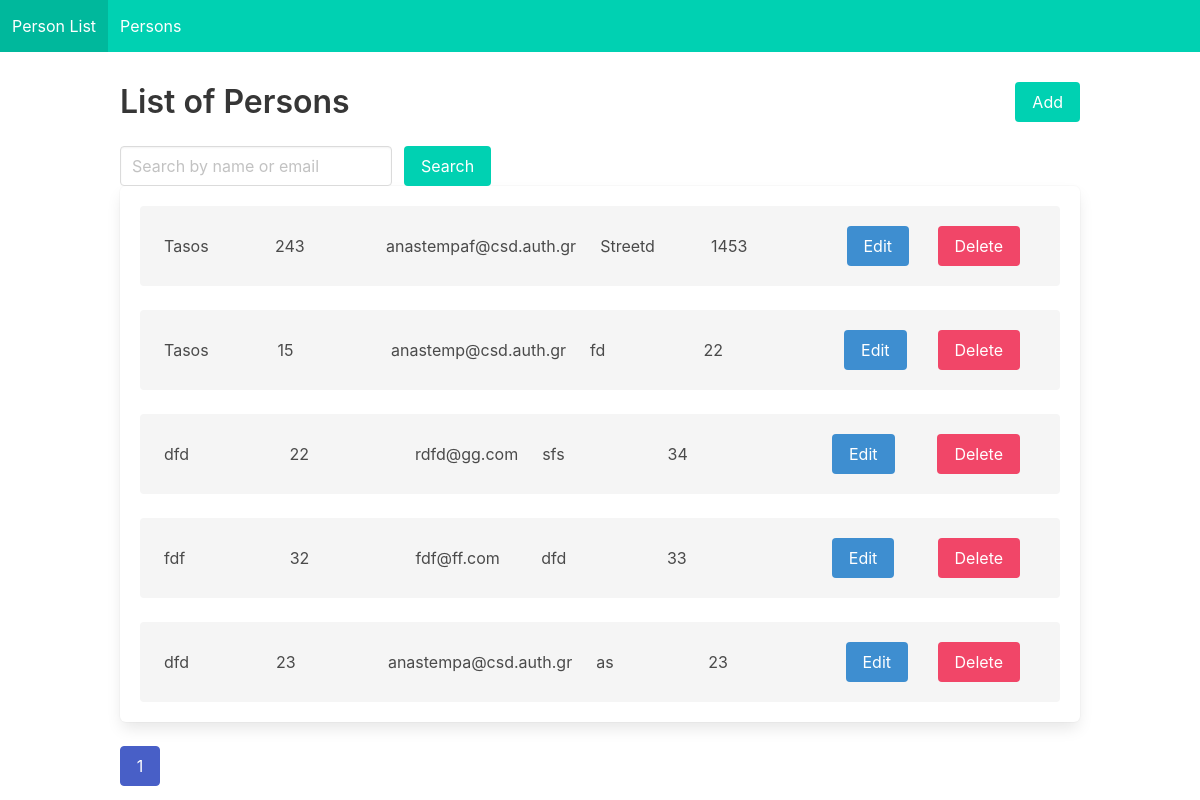
Before: /persons with the older database file.
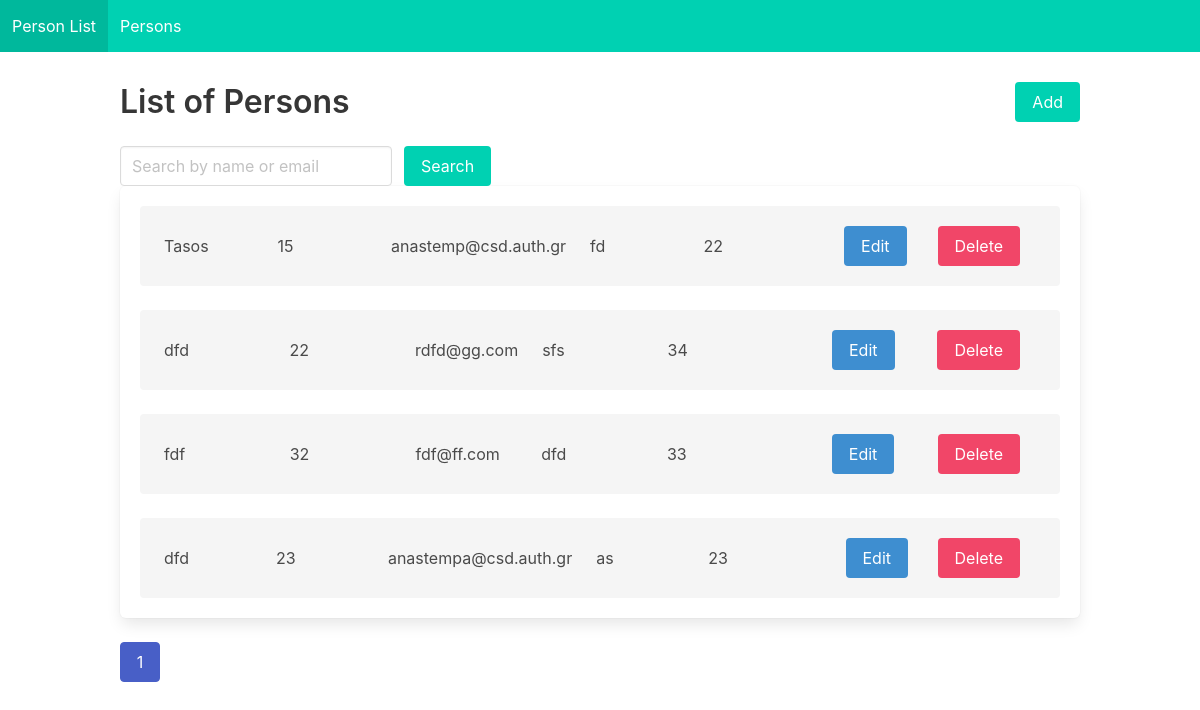
After: the same page with the newer database file.
### app/models.py (models this page shows, shortened)
class Person(db.Model):
    __tablename__ = 'person'
    id = db.Column(db.Integer, primary_key = True)
    name = db.Column(db.String(), nullable = False)
    age = db.Column(db.Integer(), nullable = False)
    email = db.Column(db.String(), unique=True, nullable = False)
    address_id = db.Column(db.Integer, db.ForeignKey('address.id', ondelete='CASCADE'), nullable=False)
    address = db.relationship('Address', backref='person', uselist=False, cascade="all,delete")

class Address(db.Model):
    __tablename__ = 'address'
    id = db.Column(db.Integer, primary_key=True)
    street_name = db.Column(db.String(), nullable=False)
    number = db.Column(db.Integer, nullable=False)

### app/routes.py (the view)
@app.route('/persons', methods=['GET'])
def get_persons_route():
	search_query = request.args.get('search', '') # get the search query from the request
	page = request.args.get('page', 1, type=int) # get the current page from the query parameters or default to 1
	per_page = 10 # set the number of items per page to 10
	persons = get_persons(page,per_page , search_query)
	return render_template('list_person.html', persons=persons)

### app/controllers.py (called while the page is built)
def get_persons(page=1, per_page=10, search_query=None):
    persons = Person.query.filter(or_(Person.name.ilike(f'%{search_query}%'), Person.email.ilike(f'%{search_query}%'))).paginate(page=page, per_page=per_page)
    return persons

### app/templates/list_person.html (shortened to what this page needs)
{% extends 'base.html' %}
{% block content %}
  <div class="columns is-vcentered">
    <div class="column">
      <h1 class="title">List of Persons</h1>
    </div>
    <div class="column is-narrow">
      <a href="{{ url_for('create_person_route') }}" class="button is-primary">Add</a>
    </div>
  </div>
  <form method="GET" action="{{ url_for('get_persons_route') }}">
    <div class="field is-grouped">
      <p class="control">
        <input class="input" type="text" name="search" placeholder="Search by name or email" value="{{ search_query }}">
      </p>
      <p class="control">
        <button class="button is-primary" type="submit">Search</button>
      </p>
    </div>
  </form>
  {% if persons.items %}
  <ul class="box">
    {% for person in persons.items %}
      <li class="notification">
        <div class="columns is-mobile is-vcentered">
          <div class="column">{{ person.name }}</div>
          <div class="column">{{ person.age }}</div>
          <div class="column">{{ person.email }}</div>
          <div class="column">{{ person.address.street_name }}</div>
          <div class="column">{{ person.address.number }}</div>
          <div class="column has-text-right">
            <a href="{{ url_for('update_person_route', person_id=person.id) }}">
              <button class="button is-info" type="submit">Edit</button>
            </a>
          </div>
          <div class="column has-text-right">
            <form method="POST" action="{{ url_for('delete_person_route', person_id=person.id) }}">
              <button class="button is-danger" type="submit">Delete</button>
            </form>
          </div>
        </div>
      </li>
    {% endfor %}
    {% else %}
    <p>No persons available.</p>
    {% endif %}
  </ul>
  <div class="pagination">
    <ul class="pagination-list">
      {% for page in persons.iter_pages() %}
        {% if page %}
          {% if page == persons.page %}
            <li><a class="pagination-link is-current">{{ page }}</a></li>
          {% else %}
            <li><a class="pagination-link" href="{{ url_for('get_persons_route', page=page) }}">{{ page }}</a></li>
          {% endif %}
        {% else %}
          <li><span class="pagination-ellipsis">&hellip;</span></li>
        {% endif %}
      {% endfor %}
    </ul>
  </div>
{% endblock %}

### app/templates/base.html (shortened to what this page needs)
<!DOCTYPE html>
<html>
<head>
    <link rel="stylesheet" href="https://cdn.jsdelivr.net/npm/bulma@0.9.3/css/bulma.min.css">
</head>
<body>
    <nav class="navbar is-primary" role="navigation" aria-label="main navigation">
        <div class="navbar-brand">
            <a class="navbar-item" href="#">
                Person List
            </a>
        </div>
        <div class="navbar-menu">
            <div class="navbar-start">
                <a class="navbar-item" href="{{ url_for('get_persons_route') }}">Persons</a>
            </div>
        </div>
    </nav>
    <div class="container" style="padding-top: 30px;">
        {% block content %}{% endblock %}
    </div>
</body>
</html>

Changed rows visible on the page:
removed Person: name "Tasos", age "243", email "anastempaf@csd.auth.gr", address.street_name "Streetd", address.number "1453"
